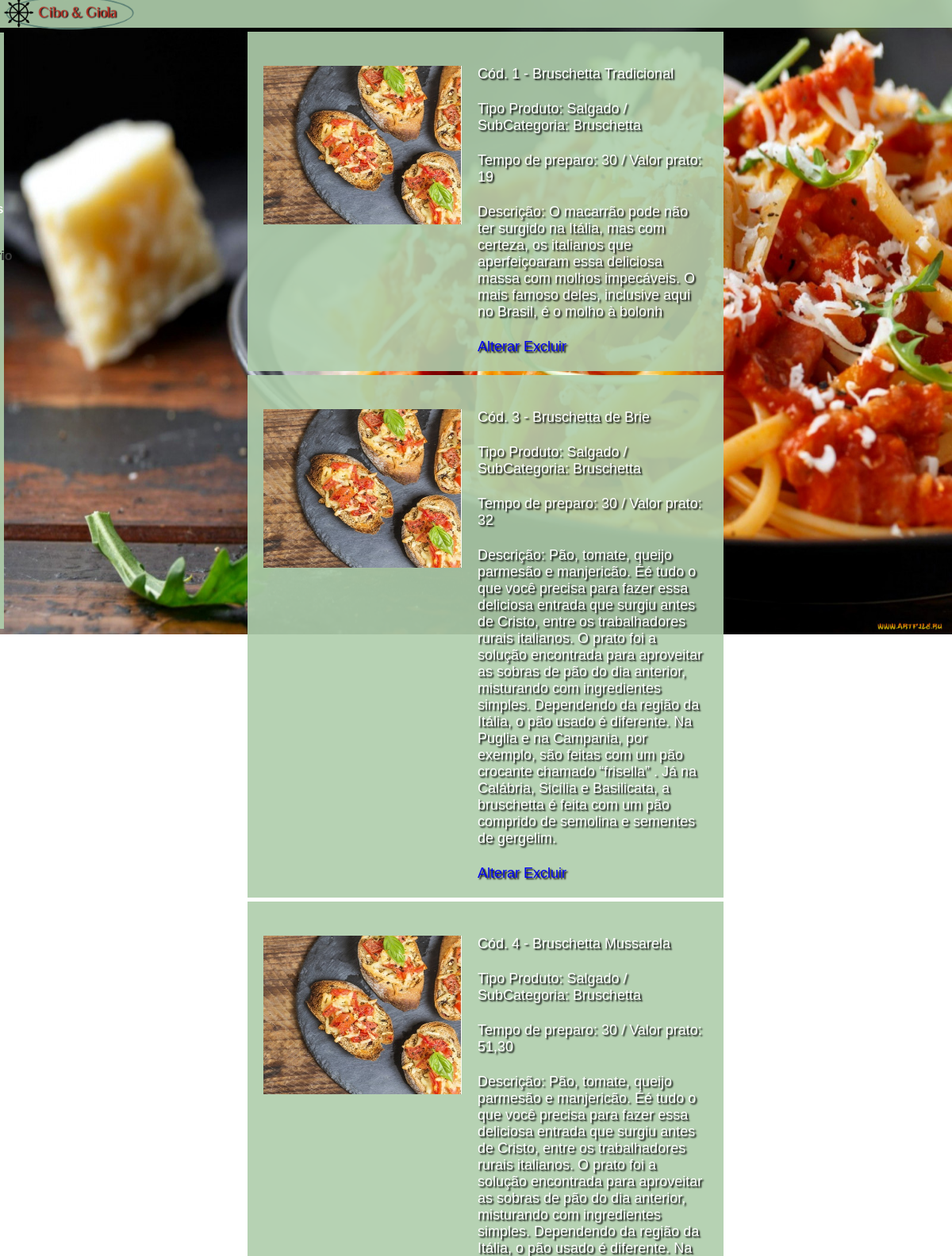
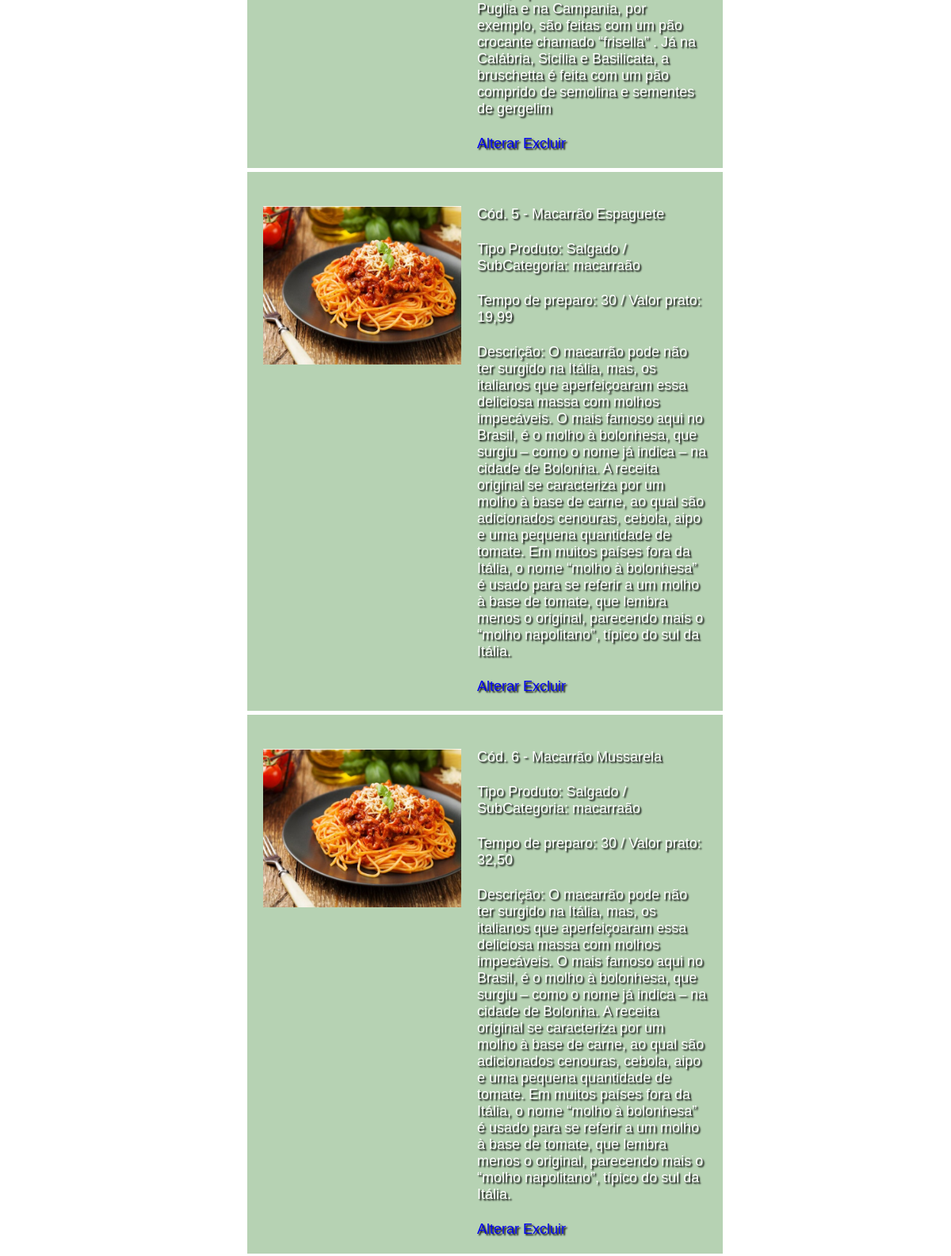
Page /CiboGiola/pages/produtos.php (signed in, upper part) on the committed database (2 pictures, top to bottom).
### tables this page shows
CREATE TABLE IF NOT EXISTS `tb_produtos` (
  `codProd` int(11) NOT NULL AUTO_INCREMENT,
  `imagem` varchar(150) NOT NULL,
  `nomePrato` varchar(30) NOT NULL,
  `tipo` varchar(15) NOT NULL,
  `subcategoria` varchar(15) NOT NULL,
  `descricao` varchar(600) NOT NULL,
  `tempoPreparo` varchar(5) NOT NULL,
  `valorPrato` varchar(5) NOT NULL,
  PRIMARY KEY (`codProd`)
);

### CiboGiola/pages/produtos.php (the view, shortened to what this page needs)
<!DOCTYPE html>
<html lang="en">
<head>
     <link rel="stylesheet" href="..\style\styleIntranet.css">
          <link rel="stylesheet" href="..\style\produtos.css">
</head>
<body>
    <?php include('barraLateral.php') ?>
    <?php
     require('connect.php');
     $produto = mysqli_query($con, "Select * from `tb_produtos`");
        while($produtos = mysqli_fetch_array($produto)){
        echo "<div class=formulario>";
        echo "<div class=img>";
        echo "<p><img src=$produtos[imagem]></p>";
        echo "</div>";
         echo "<div class=dados>";
        echo "<p> Cód. $produtos[codProd]  -  $produtos[nomePrato]</p>";
        echo "<p> Tipo Produto: $produtos[tipo] / SubCategoria: $produtos[subcategoria]</p>";
        echo "<p> Tempo de preparo: $produtos[tempoPreparo] / Valor prato: $produtos[valorPrato]</p>";
        echo "<p> Descrição: $produtos[descricao]</p>";
        echo "<div class=alterarExcluir>";
        echo "<p> <a href =alterar.php?cod=$produtos[codProd]>Alterar</a>
             <a href =javascript:confirmar($produtos[codProd])>Excluir</a></p>";
        echo "</div>";
        echo "</div>";
        echo "</div>";
    }
    ?>
</body>
</html>

### CiboGiola/style/styleIntranet.css (style rules this page uses)
* { margin: 0; padding: 0; font-family: sans-serif; box-sizing: border-box; }
body { background-image: url("../Imgs/fundoMacarrao.jpg"); background-repeat: no-repeat; background-size: 100vw 100vh; background-position: top; background-attachment: fixed; }
a { text-decoration: none; }
p { margin-top: 23px; color: white; text-shadow: 2px 2px 2px black; font-size: large; }

### CiboGiola/style/produtos.css (style rules this page uses)
.formulario { display: flex; }
.img img { width: 250px; height: 200px; }
.img { padding-right: 20px; }

### CiboGiola/style/barraLateral.css (style rules this page uses)
* { margin: 0; padding: 0; font-family: sans-serif; box-sizing: border-box; }
a { text-decoration: none; }
p { margin-top: 23px; color: white; text-shadow: 2px 2px 2px black; font-size: large; }
.formulario { margin-left: 30px; margin-top: 5px; background-color: rgba(175, 206, 172, 0.911); width: 50%; padding: 20px; margin-left: 26%; }

### rows in the picture
tb_produtos: imagem (picture), codProd "1", nomePrato "Bruschetta Tradicional", tipo "Salgado", subcategoria "Bruschetta", tempoPreparo "30", valorPrato "19", descricao "O macarrão pode não ter surgido na Itália, mas com certeza, os italianos que aperfeiçoaram essa deliciosa massa com molhos impecáveis. O mais famoso deles, inclusive aqui no Brasil, é o molho à bolonh"
tb_produtos: imagem (picture), codProd "3", nomePrato "Bruschetta de Brie", tipo "Salgado", subcategoria "Bruschetta", tempoPreparo "30", valorPrato "32", descricao "Pão, tomate, queijo parmesão e manjericão. Éé tudo o que você precisa para fazer essa deliciosa entrada que surgiu antes de Cristo, entre os trabalhadores rurais italianos. O prato foi a solução encontrada para aproveitar as sobras de pão do dia anterior, misturando com ingredientes simples. Dependendo da região da Itália, o pão usado é diferente. Na Puglia e na Campania, por exemplo, são feitas com um pão crocante chamado “frisella” . Já na Calábria, Sicília e Basilicata, a bruschetta é feita com um pão comprido de semolina e sementes de gergelim."
tb_produtos: imagem (picture), codProd "4", nomePrato "Bruschetta Mussarela", tipo "Salgado", subcategoria "Bruschetta", tempoPreparo "30", valorPrato "51,30", descricao "Pão, tomate, queijo parmesão e manjericão. Éé tudo o que você precisa para fazer essa deliciosa entrada que surgiu antes de Cristo, entre os trabalhadores rurais italianos. O prato foi a solução encontrada para aproveitar as sobras de pão do dia anterior, misturando com ingredientes simples. Dependendo da região da Itália, o pão usado é diferente. Na Puglia e na Campania, por exemplo, são feitas com um pão crocante chamado “frisella” . Já na Calábria, Sicília e Basilicata, a bruschetta é feita com um pão comprido de semolina e sementes de gergelim"
tb_produtos: imagem (picture), codProd "5", nomePrato "Macarrão Espaguete", tipo "Salgado", subcategoria "macarraão", tempoPreparo "30", valorPrato "19,99", descricao "O macarrão pode não ter surgido na Itália, mas, os italianos que aperfeiçoaram essa deliciosa massa com molhos impecáveis. O mais famoso aqui no Brasil, é o molho à bolonhesa, que surgiu – como o nome já indica – na cidade de Bolonha. A receita original se caracteriza por um molho à base de carne, ao qual são adicionados cenouras, cebola, aipo e uma pequena quantidade de tomate. Em muitos países fora da Itália, o nome “molho à bolonhesa” é usado para se referir a um molho à base de tomate, que lembra menos o original, parecendo mais o “molho napolitano”, típico do sul da Itália."
tb_produtos: imagem (picture), codProd "6", nomePrato "Macarrão Mussarela", tipo "Salgado", subcategoria "macarraão", tempoPreparo "30", valorPrato "32,50", descricao "O macarrão pode não ter surgido na Itália, mas, os italianos que aperfeiçoaram essa deliciosa massa com molhos impecáveis. O mais famoso aqui no Brasil, é o molho à bolonhesa, que surgiu – como o nome já indica – na cidade de Bolonha. A receita original se caracteriza por um molho à base de carne, ao qual são adicionados cenouras, cebola, aipo e uma pequena quantidade de tomate. Em muitos países fora da Itália, o nome “molho à bolonhesa” é usado para se referir a um molho à base de tomate, que lembra menos o original, parecendo mais o “molho napolitano”, típico do sul da Itália."
